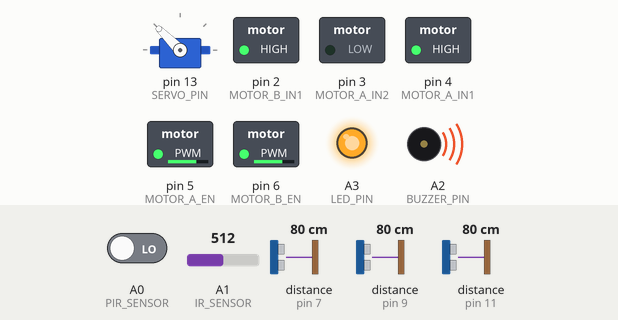
This sketch was run on a simulated Arduino Uno, built with avr-gcc and run on an emulated ATmega328P. On the bench: servo, switched loads named in the sketch (green lamp = pin HIGH), output pins drawn as LEDs (lit = HIGH), buzzer (waves = sounding). Dashed ring = blinking. Inputs (shaded band) come from the test bench; at power-on: distance to the obstacle (sensors on pin 11, pin 7, pin 9) 80 cm, A0 (PIR_SENSOR) LOW, A1 (IR_SENSOR) = 512. The echo pulse lasts 58.3 µs per cm; random numbers use the default seed unless the sketch sets one; pins used as bus, display or sensor lines are not drawn; what the sketch prints to the serial monitor is not drawn.

Above: at 3.9 s.
4.0 s: distance to the obstacle (sensor on pin 11) set to 2 cm
At 5.83 s:
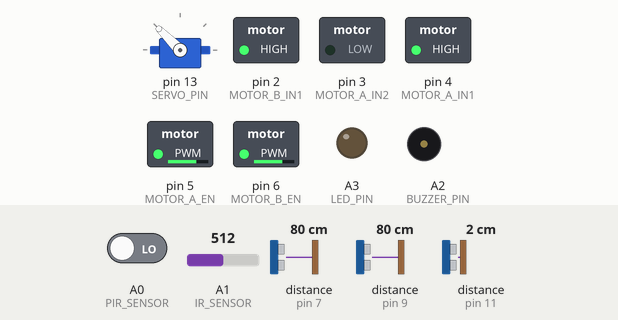
At 6.61 s:
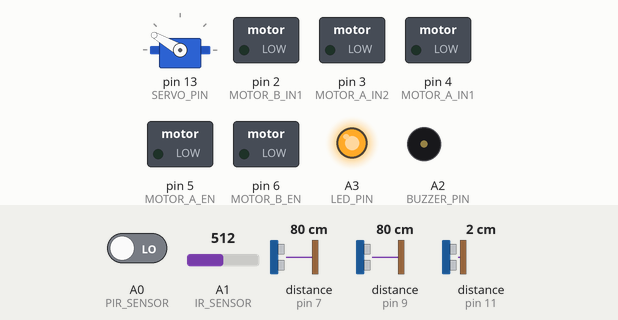
7.0 s: distance to the obstacle (sensor on pin 7) set to 2 cm
At 8.64 s:
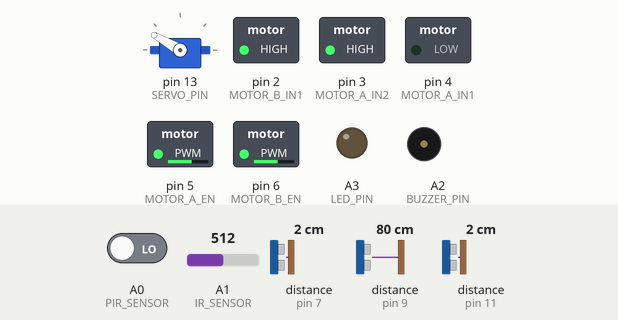
At 9.7 s:
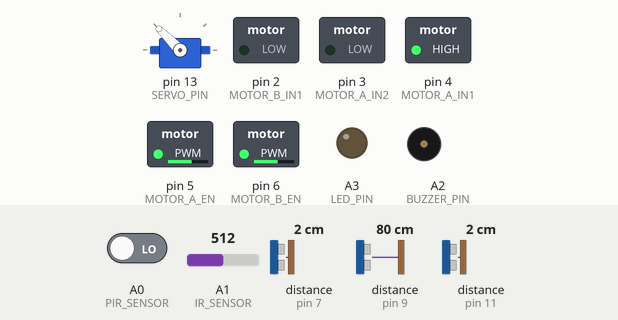
10.0 s: distance to the obstacle (sensor on pin 7) set to 250 cm
13.0 s: distance to the obstacle (sensor on pin 9) set to 2 cm
16.0 s: distance to the obstacle (sensor on pin 11) set to 32 cm
19.0 s: distance to the obstacle (sensor on pin 11) set to 41 cm
Timing chart, 0 to 25.0 s (numbered marks = the images above; inputs shaded):
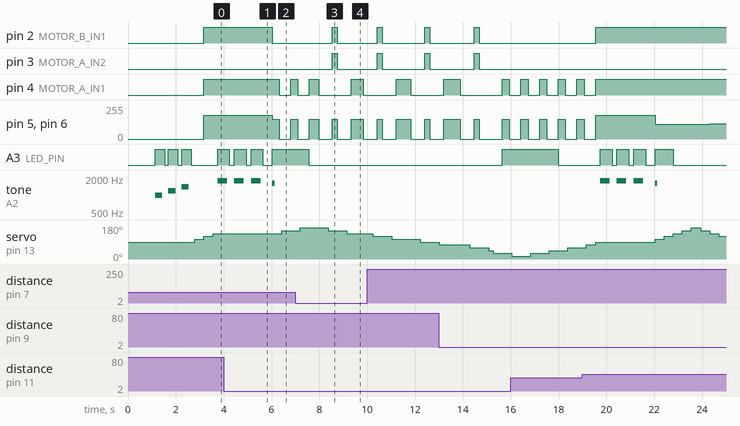

The sketch:

ROBOseek3.ino
```cpp
#include <Servo.h>
#include <NewPing.h>

// Пины для ультразвуковых датчиков
#define TRIG_PIN_FRONT 12
#define ECHO_PIN_FRONT 11
#define TRIG_PIN_LEFT 10
#define ECHO_PIN_LEFT 9
#define TRIG_PIN_RIGHT 8
#define ECHO_PIN_RIGHT 7

// Пины для двигателей (исправлена нумерация)
#define MOTOR_A_EN 5
#define MOTOR_A_IN1 4
#define MOTOR_A_IN2 3
#define MOTOR_B_EN 6
#define MOTOR_B_IN1 2
#define MOTOR_B_IN2 1

// Пины для сервопривода и датчиков
#define SERVO_PIN 13
#define PIR_SENSOR A0
#define IR_SENSOR A1
#define BUZZER_PIN A2
#define LED_PIN A3

// Максимальное расстояние для датчиков (см)
#define MAX_DISTANCE 200

// Создание объектов для датчиков
NewPing sonarFront(TRIG_PIN_FRONT, ECHO_PIN_FRONT, MAX_DISTANCE);
NewPing sonarLeft(TRIG_PIN_LEFT, ECHO_PIN_LEFT, MAX_DISTANCE);
NewPing sonarRight(TRIG_PIN_RIGHT, ECHO_PIN_RIGHT, MAX_DISTANCE);

Servo headServo;

// Структура для хранения данных сенсоров
struct SensorData {
  int frontDist;
  int leftDist;
  int rightDist;
  int pirValue;
  int irValue;
  unsigned long timestamp;
};

// Переменные состояния
int currentAngle = 90;
int searchDirection = 1;
unsigned long lastDetectionTime = 0;
unsigned long lastScanTime = 0;
unsigned long lastMoveTime = 0;
bool personDetected = false;
int detectionCount = 0;
int searchPhase = 0;

// Пороговые значения (настроены)
const int PERSON_DISTANCE = 100;    // см
const int CLOSE_DISTANCE = 50;      // см для близкого обнаружения
const int OBSTACLE_DISTANCE = 25;   // см (уменьшено для безопасности)
const int HEAT_THRESHOLD = 500;     // значение ИК-датчика
const unsigned long SCAN_INTERVAL = 200;  // мс
const unsigned long MOVE_INTERVAL = 300;  // мс

// Фильтр Калмана для датчиков расстояния
class SimpleKalman {
  private:
    float Q = 0.1;   // шум процесса
    float R = 0.1;   // шум измерения
    float P = 1.0;   // ошибка оценки
    float X = 0.0;   // оценка
  public:
    SimpleKalman(float processNoise = 0.1, float sensorNoise = 0.1, float estimatedError = 1.0) {
      Q = processNoise;
      R = sensorNoise;
      P = estimatedError;
    }

    float update(float measurement) {
      // Прогноз
      P = P + Q;
      // Коррекция
      float K = P / (P + R);
      X = X + K * (measurement - X);
      P = (1 - K) * P;
      return X;
    }
};

SimpleKalman kalmanFront(0.1, 0.1, 1.0);
SimpleKalman kalmanLeft(0.1, 0.1, 1.0);
SimpleKalman kalmanRight(0.1, 0.1, 1.0);

void setup() {
  Serial.begin(115200);
  Serial.println("=== Робот-поисковик УЛУЧШЕННЫЙ запущен! ===");

  // Настройка пинов двигателей
  pinMode(MOTOR_A_EN, OUTPUT);
  pinMode(MOTOR_A_IN1, OUTPUT);
  pinMode(MOTOR_A_IN2, OUTPUT);
  pinMode(MOTOR_B_EN, OUTPUT);
  pinMode(MOTOR_B_IN1, OUTPUT);
  pinMode(MOTOR_B_IN2, OUTPUT);

  // Настройка пинов датчиков и сигналов
  pinMode(PIR_SENSOR, INPUT);
  pinMode(IR_SENSOR, INPUT);
  pinMode(BUZZER_PIN, OUTPUT);
  pinMode(LED_PIN, OUTPUT);

  // Настройка сервопривода
  headServo.attach(SERVO_PIN);
  headServo.write(currentAngle);

  // Калибровка датчиков
  calibrateSensors();

  // Тестовый сигнал
  startupSignal();

  Serial.println("Калибровка завершена. Начинаю поиск...");
}

void calibrateSensors() {
  Serial.println("Калибровка датчиков...");
  for(int i = 0; i < 10; i++) {
    getFilteredDistance(sonarFront); // Прогрев фильтра
    delay(50);
  }
}

void startupSignal() {
  // Улучшенный сигнал запуска
  for(int i = 0; i < 3; i++) {
    digitalWrite(LED_PIN, HIGH);
    tone(BUZZER_PIN, 1000 + i*200, 300);
    delay(400);
    digitalWrite(LED_PIN, LOW);
    delay(150);
  }
  noTone(BUZZER_PIN);
}

void loop() {
  unsigned long currentTime = millis();

  // Сканирование окружающей среды с фиксированным интервалом
  if (currentTime - lastScanTime >= SCAN_INTERVAL) {
    scanEnvironment();
    lastScanTime = currentTime;
  }

  // Управление движением с фиксированным интервалом
  if (currentTime - lastMoveTime >= MOVE_INTERVAL) {
    if (personDetected) {
      pursuitMode();
    } else {
      searchMode();
    }
    lastMoveTime = currentTime;
  }

  // Отладочная информация
  if (currentTime % 2000 == 0) {
    printDebugInfo();
  }
}

void scanEnvironment() {
  // Плавное движение головой для сканирования
  currentAngle += (15 * searchDirection);
  if (currentAngle >= 160 || currentAngle <= 20) {
    searchDirection *= -1;
  }
  headServo.write(currentAngle);

  // Чтение и фильтрация данных с датчиков
  SensorData sensors = readSensors();

  // Улучшенная логика обнаружения
  bool ultrasonicDetection =
    (sensors.frontDist < PERSON_DISTANCE && sensors.frontDist > 5) ||
    (sensors.leftDist < PERSON_DISTANCE && sensors.leftDist > 5) ||
    (sensors.rightDist < PERSON_DISTANCE && sensors.rightDist > 5);

  bool sensorDetection = (sensors.pirValue == HIGH) || (sensors.irValue > HEAT_THRESHOLD);

  // Взвешенное обнаружение с приоритетами
  int detectionScore = 0;
  if (ultrasonicDetection) detectionScore += 2;
  if (sensorDetection) detectionScore += 1;
  if (sensors.frontDist < CLOSE_DISTANCE) detectionScore += 1;

  if (detectionScore >= 3) { // Повышенный порог для надежности
    detectionCount++;
    if (detectionCount >= 3) {
      if (!personDetected) {
        personDetected = true;
        lastDetectionTime = millis();
        triggerAlarm();
        Serial.println("🚨 ЧЕЛОВЕК ОБНАРУЖЕН! Активация режима преследования");
      }
    }
  } else {
    detectionCount = max(0, detectionCount - 1);
  }

  // Сброс обнаружения через 15 секунд
  if (personDetected && (millis() - lastDetectionTime > 15000)) {
    personDetected = false;
    Serial.println("🔍 Поиск возобновлен");
    stopMotors();
  }
}

SensorData readSensors() {
  SensorData data;
  data.frontDist = getFilteredDistance(sonarFront);
  data.leftDist = getFilteredDistance(sonarLeft);
  data.rightDist = getFilteredDistance(sonarRight);
  data.pirValue = digitalRead(PIR_SENSOR);
  data.irValue = analogRead(IR_SENSOR);
  data.timestamp = millis();
  return data;
}

int getFilteredDistance(NewPing &sonar) {
  unsigned int distance = sonar.ping_median(3); // Уменьшено количество измерений
  int cm = sonar.convert_cm(distance);
  if (cm <= 0 || cm > MAX_DISTANCE) return MAX_DISTANCE;

  // Применение фильтра Калмана
  if (&sonar == &sonarFront) return (int)kalmanFront.update(cm);
  if (&sonar == &sonarLeft) return (int)kalmanLeft.update(cm);
  if (&sonar == &sonarRight) return (int)kalmanRight.update(cm);
  return cm;
}

void searchMode() {
  SensorData sensors = readSensors();

  // Улучшенное избегание препятствий
  if (sensors.frontDist < OBSTACLE_DISTANCE && sensors.frontDist > 0) {
    avoidObstacle(sensors);
  } else {
    // Умный паттерн поиска
    switch (searchPhase) {
      case 0: // Движение вперед
        moveForward(180);
        if (random(0, 100) > 80) searchPhase = 1;
        break;
      case 1: // Плавный поворот
        if (sensors.leftDist > sensors.rightDist) {
          smoothTurn(-120, 1000);
        } else {
          smoothTurn(120, 1000);
        }
        searchPhase = 0;
        break;
    }
  }
}

void pursuitMode() {
  SensorData sensors = readSensors();

  // Индикация преследования
  digitalWrite(LED_PIN, (millis() % 400) < 200);
  if (millis() % 1000 < 100) {
    tone(BUZZER_PIN, 1600, 100);
  }

  // Улучшенная логика преследования
  if (sensors.frontDist < PERSON_DISTANCE && sensors.frontDist > OBSTACLE_DISTANCE + 10) {
    // Преследование по прямой
    int speed = map(sensors.frontDist, OBSTACLE_DISTANCE + 10, PERSON_DISTANCE, 100, 255);
    speed = constrain(speed, 100, 255);
    moveForward(speed);
  } else if (sensors.leftDist < sensors.rightDist && sensors.leftDist > OBSTACLE_DISTANCE) {
    // Плавный поворот налево
    smoothTurn(-150, 300);
  } else if (sensors.rightDist > OBSTACLE_DISTANCE) {
    // Плавный поворот направо
    smoothTurn(150, 300);
  } else {
    // Поиск при потере цели
    advancedSearchPattern();
  }
}

void avoidObstacle(SensorData sensors) {
  Serial.println("🛑 Избегание препятствия");

  stopMotors();
  delay(300);

  // Выбор направления с учетом истории
  if (sensors.leftDist - sensors.rightDist > 20) {
    smoothTurn(-180, 600);
  } else if (sensors.rightDist - sensors.leftDist > 20) {
    smoothTurn(180, 600);
  } else {
    // Отъезд назад при равных расстояниях
    moveBackward(150, 500);
    smoothTurn(200, 800);
  }
}

void smoothTurn(int speed, int duration) {
  if (speed < 0) {
    turnLeft(abs(speed));
  } else {
    turnRight(speed);
  }
  delay(duration);
  stopMotors();
  delay(100);
}

void advancedSearchPattern() {
  Serial.println("🌀 Активный поиск цели");

  // Спиральный поиск
  for (int i = 0; i < 4; i++) {
    smoothTurn(150, 400 + i*100);
    stopMotors();
    delay(300);
    scanEnvironment();

    smoothTurn(-150, 200);
    stopMotors();
    delay(300);
    scanEnvironment();
  }
}

void triggerAlarm() {
  Serial.println("🚨 АКТИВАЦИЯ СИГНАЛА ТРЕВОГИ!");

  for (int i = 0; i < 3; i++) {
    digitalWrite(LED_PIN, HIGH);
    tone(BUZZER_PIN, 1800, 400);
    delay(500);
    digitalWrite(LED_PIN, LOW);
    noTone(BUZZER_PIN);
    delay(200);
  }
}

void moveBackward(int speed, int duration) {
  digitalWrite(MOTOR_A_IN1, LOW);
  digitalWrite(MOTOR_A_IN2, HIGH);
  digitalWrite(MOTOR_B_IN1, LOW);
  digitalWrite(MOTOR_B_IN2, HIGH);
  analogWrite(MOTOR_A_EN, speed);
  analogWrite(MOTOR_B_EN, speed);
  delay(duration);
  stopMotors();
}

// Функции управления двигателями (оставлены без изменений)
void moveForward(int speed) {
  digitalWrite(MOTOR_A_IN1, HIGH);
  digitalWrite(MOTOR_A_IN2, LOW);
  digitalWrite(MOTOR_B_IN1, HIGH);
  digitalWrite(MOTOR_B_IN2, LOW);
  analogWrite(MOTOR_A_EN, speed);
  analogWrite(MOTOR_B_EN, speed);
}

void turnLeft(int speed) {
  digitalWrite(MOTOR_A_IN1, LOW);
  digitalWrite(MOTOR_A_IN2, HIGH);
  digitalWrite(MOTOR_B_IN1, HIGH);
  digitalWrite(MOTOR_B_IN2, LOW);
  analogWrite(MOTOR_A_EN, speed);
  analogWrite(MOTOR_B_EN, speed);
}

void turnRight(int speed) {
  digitalWrite(MOTOR_A_IN1, HIGH);
  digitalWrite(MOTOR_A_IN2, LOW);
  digitalWrite(MOTOR_B_IN1, LOW);
  digitalWrite(MOTOR_B_IN2, HIGH);
  analogWrite(MOTOR_A_EN, speed);
  analogWrite(MOTOR_B_EN, speed);
}

void stopMotors() {
  digitalWrite(MOTOR_A_IN1, LOW);
  digitalWrite(MOTOR_A_IN2, LOW);
  digitalWrite(MOTOR_B_IN1, LOW);
  digitalWrite(MOTOR_B_IN2, LOW);
  analogWrite(MOTOR_A_EN, 0);
  analogWrite(MOTOR_B_EN, 0);
}

void printDebugInfo() {
  SensorData sensors = readSensors();
  Serial.println("=== ДЕБАГ ИНФОРМАЦИЯ ===");
  Serial.print("Режим: ");
  Serial.println(personDetected ? "ПРЕСЛЕДОВАНИЕ" : "ПОИСК");
  Serial.print("Дистанции: F=");
  Serial.print(sensors.frontDist);
  Serial.print(" L=");
  Serial.print(sensors.leftDist);
  Serial.print(" R=");
  Serial.println(sensors.rightDist);
  Serial.print("PIR: ");
  Serial.print(sensors.pirValue);
  Serial.print(" IR: ");
  Serial.println(sensors.irValue);
  Serial.print("Угол сервы: ");
  Serial.println(currentAngle);
  Serial.println("======================");
}
```

Measured:
- after the input at 4.0 s, pin 2 (MOTOR_B_IN1): HIGH → LOW after 2.0 s; pin 4 (MOTOR_A_IN1): HIGH → LOW after 2.3 s, → HIGH 0.47 s later
- after the input at 7.0 s, pin 2 (MOTOR_B_IN1), pin 3 (MOTOR_A_IN2): LOW → HIGH after 1.5 s, → LOW 0.20 s later
- by itself, tone on A2 (BUZZER_PIN): plays 1800 Hz for 0.40 s, 1800 Hz for 0.40 s, 1800 Hz for 0.40 s, 1600 Hz for 0.10 s
- by itself, servo on pin 13 (SERVO_PIN): rises from 60° to 165° in 4.4 s, then falls to 120° in 1.1 s
